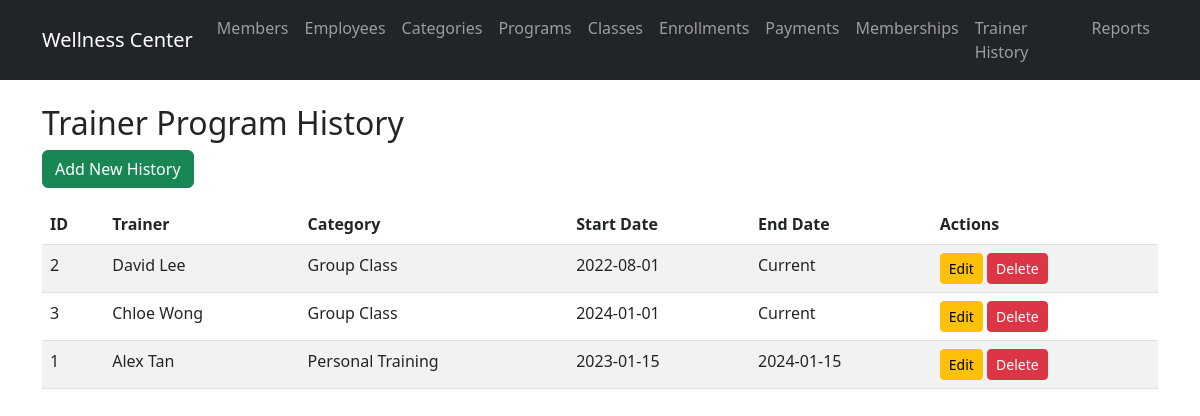
The app's page /routes/trainerprogramhistory/view.php with its own data.
### tables this page shows
CREATE TABLE `trainer_program_history` (
  `history_id` int(11) NOT NULL,
  `employee_id` int(11) NOT NULL,
  `category_id` int(11) NOT NULL,
  `start_date` date NOT NULL,
  `end_date` date DEFAULT NULL
);

CREATE TABLE `employee` (
  `employee_id` int(11) NOT NULL,
  `employee_name` varchar(100) NOT NULL,
  `employee_ic` VARCHAR(12) NOT NULL,
  `employee_contact` VARCHAR(20) NOT NULL,
  `gender` varchar(10) DEFAULT NULL,
  `date_of_birth` date DEFAULT NULL,
  `date_working` date DEFAULT NULL,
  `employee_salary` decimal(10,2) DEFAULT NULL,
  `employee_type` enum('C','T') NOT NULL
);

CREATE TABLE `program_category` (
  `category_id` int(11) NOT NULL,
  `category_name` varchar(50) NOT NULL
);

### models/TrainerProgramHistory.php (called while the page is built, shortened)
<?php
require_once __DIR__ . '/../config/database.php';
class TrainerProgramHistory {
    private $pdo;
    public function __construct() {
        global $pdo;
        $this->pdo = $pdo;
    }
    public function getAll() {
        $stmt = $this->pdo->query("
            SELECT tph.*, e.employee_name, pc.category_name
            FROM trainer_program_history tph
            JOIN employee e ON tph.employee_id = e.employee_id
            JOIN program_category pc ON tph.category_id = pc.category_id
        ");
        return $stmt->fetchAll(PDO::FETCH_ASSOC);
    }
}
?>

### routes/trainerprogramhistory/view.php (the view)
<?php
require_once '../../models/TrainerProgramHistory.php';
$history = new TrainerProgramHistory();
$histories = $history->getAll();
include '../../views/header.php';
?>
<h2>Trainer Program History</h2>
<a href="create.php" class="btn btn-success mb-3">Add New History</a>
<table class="table table-striped">
    <thead>
        <tr>
            <th>ID</th>
            <th>Trainer</th>
            <th>Category</th>
            <th>Start Date</th>
            <th>End Date</th>
            <th>Actions</th>
        </tr>
    </thead>
    <tbody>
        <?php foreach ($histories as $h): ?>
        <tr>
            <td><?php echo $h['history_id']; ?></td>
            <td><?php echo $h['employee_name']; ?></td>
            <td><?php echo $h['category_name']; ?></td>
            <td><?php echo $h['start_date']; ?></td>
            <td><?php echo $h['end_date'] ?? 'Current'; ?></td>
            <td>
                <a href="edit.php?id=<?php echo $h['history_id']; ?>" class="btn btn-warning btn-sm">Edit</a>
                <a href="delete.php?id=<?php echo $h['history_id']; ?>" class="btn btn-danger btn-sm">Delete</a>
            </td>
        </tr>
        <?php endforeach; ?>
    </tbody>
</table>
<?php include '../../views/footer.php'; ?>

### records on screen
trainer_program_history: history_id "2", employee.employee_name "David Lee", category.category_name "Group Class", start_date "2022-08-01", end_date "Current"
trainer_program_history: history_id "3", employee.employee_name "Chloe Wong", category.category_name "Group Class", start_date "2024-01-01", end_date "Current"
trainer_program_history: history_id "1", employee.employee_name "Alex Tan", category.category_name "Personal Training", start_date "2023-01-15", end_date "2024-01-15"
